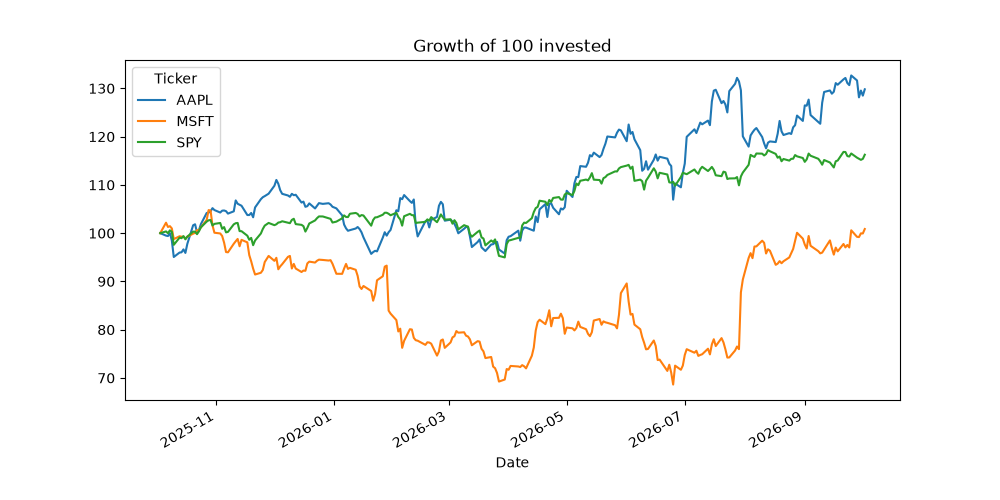

Source code (Python):
import yfinance as yf
import matplotlib.pyplot as plt

tickers = ["AAPL", "MSFT", "SPY"]
prices = yf.download(tickers, period="1y", auto_adjust=True, progress=False)["Close"]
growth = prices / prices.iloc[0] * 100
growth.plot(figsize=(10, 5), title="Growth of 100 invested")
plt.savefig("growth.png")
print(prices.pct_change().corr().round(2))
